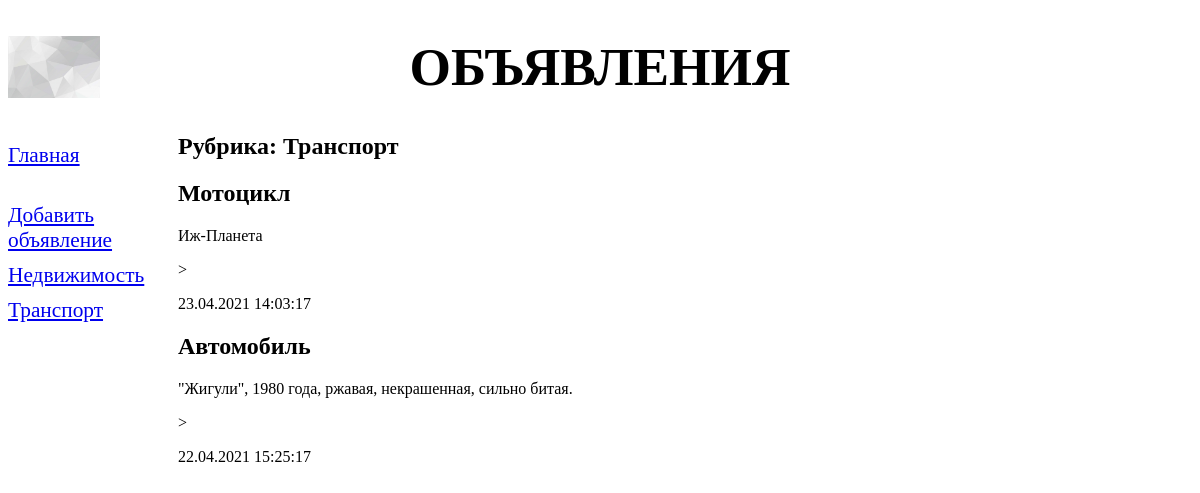
The page /bboard/3/ on the database as committed earlier.
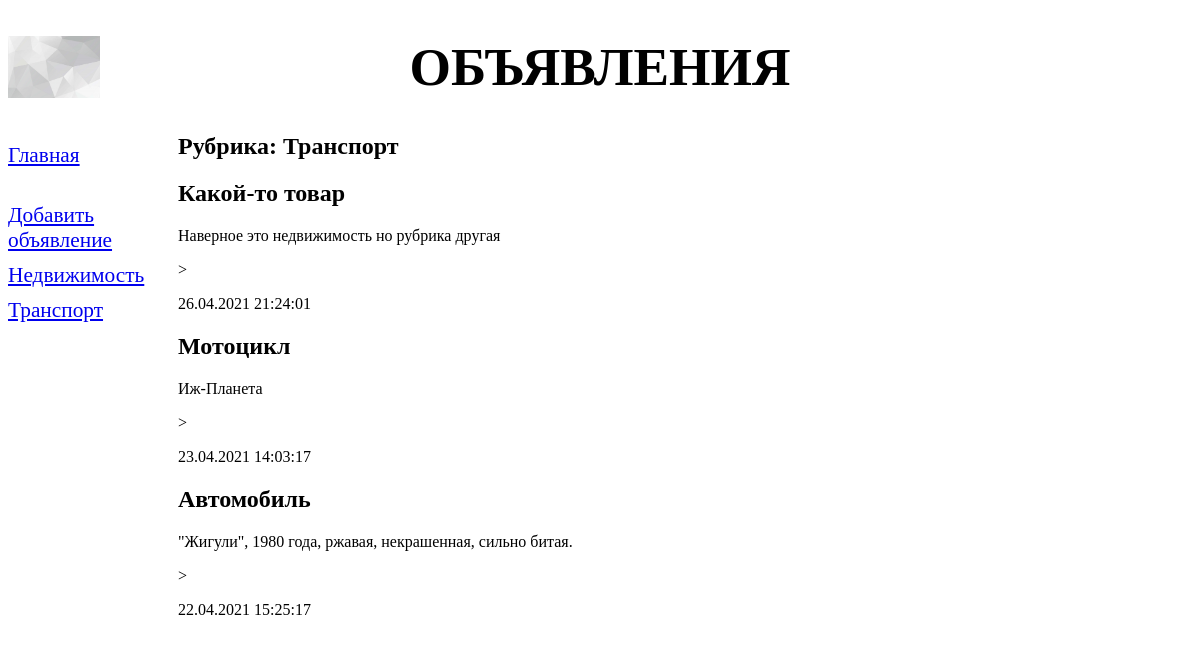
The same page on the database as committed later.
### bboard/models.py (models this page shows, shortened)
class Rubric(models.Model):
    name = models.CharField(max_length=20, db_index = True,
                            verbose_name='Название')
    class Meta:
        verbose_name_plural = 'Рубрики'
        verbose_name = 'Рубрика'
        ordering = ['name']

class Bb(models.Model):
    rubric = models.ForeignKey('Rubric', null=True,
                               on_delete=models.PROTECT,verbose_name='Рубрика')
    title = models.CharField(max_length=50, verbose_name='Товар')
    content = models.TextField(null=True,blank=True, verbose_name='Описание')
    price = models.FloatField(null=True,blank=True, verbose_name='Цена')
    published = models.DateTimeField(auto_now_add=True,db_index=True, verbose_name='Опубликовано')
    class Meta:
        verbose_name_plural = 'Объявления'
        verbose_name = 'Объявление'
        ordering = ['-published']

### bboard/views.py (the view)
# urls.py: path('<int:rubric_id>/', by_rubric, name = 'by_rubric'),
def by_rubric(request, rubric_id):
    bbs=Bb.objects.filter(rubric=rubric_id)
    rubrics = Rubric.objects.all()
    current_rubric = Rubric.objects.get(pk=rubric_id)
    context= {'bbs':bbs,'rubrics':rubrics,
              'current_rubric':current_rubric}
    return render(request,'bboard/by_rubric.html',context)

### bboard/templates/bboard/by_rubric.html (shortened to what this page needs)
{% extends "layout/basic.html" %}
{% block content %}
<h2>Рубрика: {{current_rubric.name}}</h2>
{% for bb in bbs %}
<div>
    <h2>{{bb.title}}</h2>
    <p>{{bb.content}}</p>>
    <p>{{bb.published|date:"d.m.Y H:i:s" }}</p>
</div>
{% endfor %}
{% endblock %}

### bboard/templates/layout/basic.html (shortened to what this page needs)
{% load static %}
<!DOCTYPE html>
<html>
    <head>
        <link rel="stylesheet" type="text/css"
        href="{% static 'bboard/style.css' %}">
    </head>
    <body>
        <header>
            <h1>Объявления</h1>
        </header>
        <nav>
            <a href="{%url 'index'%}">Главная</a>
            <a href="{% url 'add' %}"><br>Добавить объявление</a>
            {% for rubric in rubrics %}
            <a href="{% url 'by_rubric' rubric.pk %}">
            {{rubric.name}}</a>
            {% endfor %}
        </nav>
        <section>
        {% block content %}
        {% endblock %}
        </section>
    </body>
</html>

Rows that differ between the two databases and show on the page:
added Bb: title "Какой-то товар", content "Наверное это недвижимость но рубрика другая", published "26.04.2021 21:24:01"
